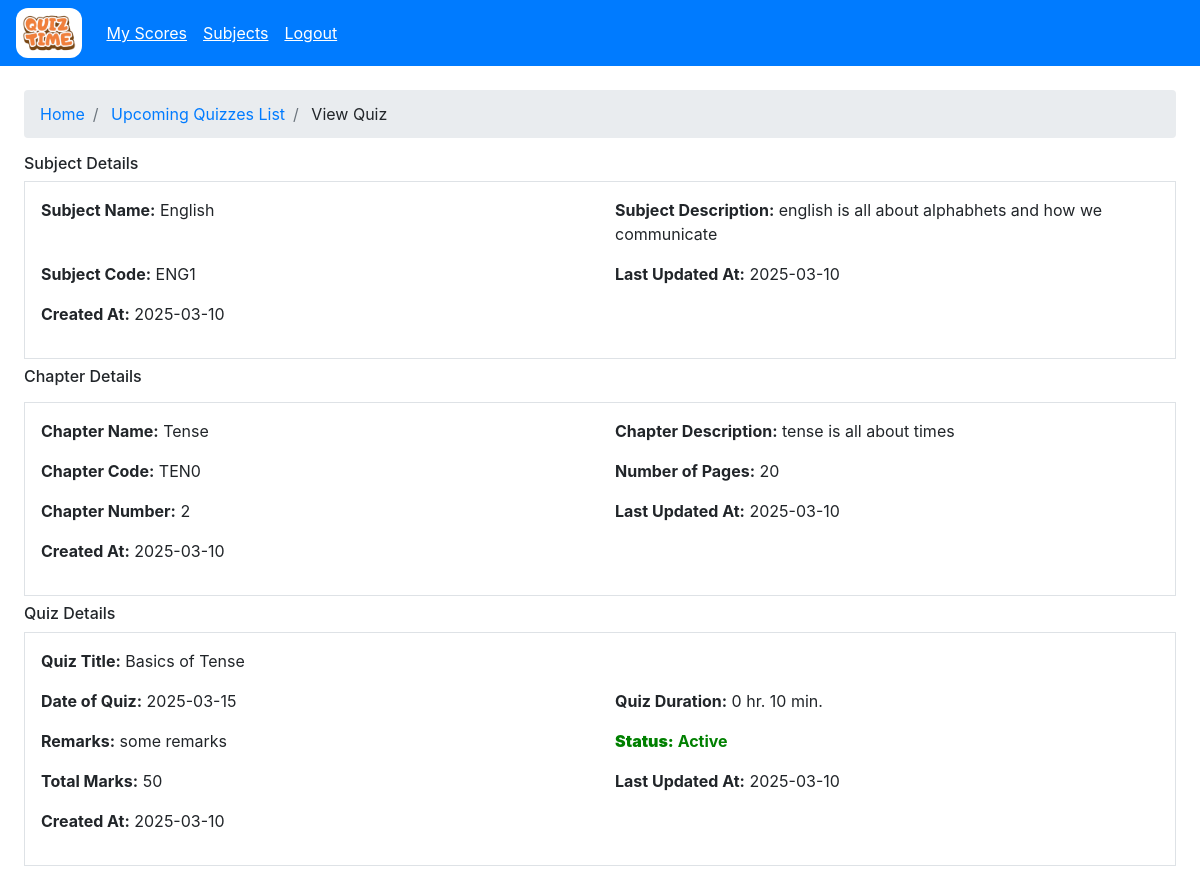
The app's page /user/quiz/view?quiz_id=a4ada4cf-004a-4568-967a-09598d17f7fe (signed in) with its own data.
### models/model.py (models this page shows)
class Subject(db.Model):
    __tablename__='subjects'
    id=db.Column(db.VARCHAR(100), primary_key=True)
    name=db.Column(db.VARCHAR(100), nullable=False)
    description=db.Column(db.VARCHAR(100), nullable=False)
    created_at=db.Column(db.TIMESTAMP, nullable=False)
    updated_at=db.Column(db.TIMESTAMP, nullable=False)
    code=db.Column(db.VARCHAR(100), nullable=False)

class Chapter(db.Model):
    __tablename__='chapters'
    id=db.Column(db.VARCHAR(100), primary_key=True)
    name=db.Column(db.VARCHAR(100), nullable=False)
    description=db.Column(db.VARCHAR(100), nullable=False)
    subject_id=db.Column(db.VARCHAR(100), db.ForeignKey('subjects.id'), nullable=False)
    created_at = db.Column(db.TIMESTAMP, nullable=False)
    updated_at = db.Column(db.TIMESTAMP, nullable=False)
    chapter_number=db.Column(db.Integer, nullable=False)
    code=db.Column(db.VARCHAR(100), nullable=False)
    pages=db.Column(db.Integer, nullable=False)

class Quiz(db.Model):
    __tablename__='quiz'
    id=db.Column(db.VARCHAR(100), primary_key=True)
    quiz_title=db.Column(db.VARCHAR(100), nullable=False)
    chapter_id=db.Column(db.VARCHAR(100), db.ForeignKey('chapters.id'), nullable=False)
    date_of_quiz=db.Column(db.DATE, nullable=False)
    time_duration_hr=db.Column(db.Integer, nullable=False)
    time_duration_min=db.Column(db.Integer, nullable=False)
    remarks=db.Column(db.VARCHAR(100), nullable=False)
    created_at=db.Column(db.TIMESTAMP, nullable=False)
    updated_at=db.Column(db.TIMESTAMP, nullable=False)
    is_active=db.Column(db.Boolean, default=True, nullable=False)
    total_marks=db.Column(db.Integer, nullable=False)

### controllers/users/user.py (the view)
@user.route("/quiz/view")
@login_required
@swag_from({
    'tags': ['User'],
    'summary': 'View Quiz',
    'description': 'View Quiz',
    'parameters': [
        {
            "in": "query",
            "name": "quiz_id",
            "required": True,
            "type": "string",
            "description": "The id of the quiz",
        }
    ],
    'responses': {
        200: {
            'description': 'View Quiz',
            'content': {
                'application/json': {
                    'example': {
                        "quiz": {
                            "id": "1",
                            "name": "Quiz 1",
                            "chapter_id": "1",
                            "total_marks": 10,
                            "date_of_quiz": "2021-08-01",
                            "is_active": True,
                            "created_at": "2021-08-01 10:00:00",
                            "updated_at": "2021-08-01 10:00:00"
                        },
                        "chap": {
                            "id": "1",
                            "name": "Chapter 1",
                            "subject_id": "1",
                            "created_at": "2021-08-01 10:00:00",
                            "updated_at": "2021-08-01 10:00:00"
                        },
                        "sub": {
                            "id": "1",
                            "name": "Subject 1",
                            "created_at": "2021-08-01 10:00:00",
                            "updated_at": "2021-08-01 10:00:00"
                        }
                    }
                }
            }
        },
        302: {
            'description': 'Redirect to login page',
            'content': {
                'application/json': {
                    'example': {
                        "message": "Quiz not found",
                        "type": "danger",
                        "url": "/user/user_quizzes?skip=0&take=25"
                    }
                }
            }
        }
    }
})
@role_required("user")
def view_quiz():
    try:
        quiz_id = request.args.get("quiz_id", "")
        if not quiz_id:
            raise ValueError("quiz_id is required")
        quiz = Quiz.query.filter_by(id=quiz_id).first()
        if not quiz:
            return flash_and_redirect("Quiz not found", "danger", url_for("user.user_quizzes",skip=0,take=25))
        chap = Chapter.query.filter_by(id=quiz.chapter_id).first()
        sub = Subject.query.filter_by(id=chap.subject_id).first() if chap else None
        return render_template("user/view_quiz.html", quiz=quiz, chap=chap, sub=sub)
    except Exception as e:
        return flash_and_redirect(str(e), "danger", url_for("user.user_quizzes",skip=0,take=25))

### app.py (called while the page is built)
    @login_manager.user_loader
    def load_user(user_id):
        return User.query.get(user_id)

### controllers/decorator.py (called while the page is built)
def role_required(role):
    def decorator(func):
        @wraps(func)
        def wrapper(*args, **kwargs):
            if not current_user.is_authenticated:
                return redirect(url_for("auth.login_post"))
            if current_user.user_type != role and session.get("user_type") != role:
                if current_user.user_type == "admin":
                    return redirect(url_for("admin.admin_home"))
                return redirect(url_for("user.user_home"))
            return func(*args, **kwargs)
        return wrapper
    return decorator

### templates/user/view_quiz.html
{% extends "base.html" %} {% block title %}User Page{% endblock %} {% block
content %} {% include "user/user_wrapper.html" %}
<section class="min-vh-100 p-4">
  <nav aria-label="breadcrumb">
    <ol class="breadcrumb">
      <li class="breadcrumb-item"><a href="/user">Home</a></li>
      <li class="breadcrumb-item">
        <a href="/user/quizzes">Upcoming Quizzes List</a>
      </li>
      <li class="breadcrumb-item">
        <a>View Quiz</a>
      </li>
    </ol>
  </nav>
  <section class="mt-3">
    <h6>Subject Details</h6>
    <div class="border p-3">
      <div class="row">
        <p class="col-12 col-sm-6">
          <strong>Subject Name:</strong> {% if sub %}{{ sub.name }}{% else
          %}N/a{% endif %}
        </p>
        <p class="col-12 col-sm-6">
          <strong>Subject Description:</strong> {% if sub %}{{ sub.description
          }}{% else %}N/a{% endif %}
        </p>
      </div>
      <div class="row">
        <p class="col-12 col-sm-6">
          <strong>Subject Code:</strong> {% if sub %}{{ sub.code }}{% else
          %}N/a{% endif %}
        </p>
        <p class="col-12 col-sm-6">
          <strong>Last Updated At:</strong> {% if sub %}{{ sub.updated_at.strftime('%Y-%m-%d') }}{%
          else %}N/a{% endif %}
        </p>
      </div>
      <div class="row">
        <p class="col-12 col-sm-6">
          <strong>Created At:</strong> {% if sub %}{{ sub.created_at.strftime('%Y-%m-%d') }}{% else
          %}N/a{% endif %}
        </p>
      </div>
    </div>
    <h6 class="mt-2">Chapter Details</h6>
    <div class="border mt-3 p-3">
      <div class="row">
        <p class="col-12 col-sm-6">
          <strong>Chapter Name:</strong> {% if chap %}{{ chap.name }}{% else
          %}N/a{% endif %}
        </p>
        <p class="col-12 col-sm-6">
          <strong>Chapter Description:</strong> {% if chap %}{{ chap.description
          }}{% else %}N/a{% endif %}
        </p>
      </div>
      <div class="row">
        <p class="col-12 col-sm-6">
          <strong>Chapter Code:</strong> {% if chap %}{{ chap.code }}{% else
          %}N/a{% endif %}
        </p>
        <p class="col-12 col-sm-6">
          <strong>Number of Pages:</strong> {% if chap %}{{ chap.pages }}{% else
          %}N/a{% endif %}
        </p>
      </div>
      <div class="row">
        <p class="col-12 col-sm-6">
          <strong>Chapter Number:</strong> {% if chap %}{{ chap.chapter_number
          }}{% else %}N/a{% endif %}
        </p>
        <p class="col-12 col-sm-6">
          <strong>Last Updated At:</strong> {% if chap %}{{ chap.updated_at.strftime('%Y-%m-%d') }}{%
          else %}N/a{% endif %}
        </p>
      </div>
      <div class="row">
        <p class="col-12 col-sm-6">
          <strong>Created At:</strong> {% if chap %}{{ chap.created_at.strftime('%Y-%m-%d') }}{% else
          %}N/a{% endif %}
        </p>
      </div>
    </div>
    <h6 class="mt-2">Quiz Details</h6>
    <div class="border p-3">
      <div class="row">
        <p class="col-12 col-sm-6">
          <strong>Quiz Title:</strong> {% if quiz %}{{ quiz.quiz_title }}{% else
          %}N/a{% endif %}
        </p>
      </div>
      <div class="row">
        <p class="col-12 col-sm-6">
          <strong>Date of Quiz:</strong> {% if quiz %}{{ quiz.date_of_quiz }}{%
          else %}N/a{% endif %}
        </p>
        <p class="col-12 col-sm-6">
          <strong>Quiz Duration:</strong> {% if quiz %}{{ quiz.time_duration_hr
          }} hr. {{ quiz.time_duration_min }} min. {% else %}N/a{% endif %}
        </p>
      </div>
      <div class="row">
        <p class="col-12 col-sm-6">
          <strong>Remarks:</strong> {% if quiz %}{{ quiz.remarks }}{% else
          %}N/a{% endif %}
        </p>
        <p class="col-12 col-sm-6 {{"active" if quiz.is_active else "notactive"}}">
          <strong>Status:</strong> {% if quiz %}{{ "Active" if quiz.is_active
          else "Not-Active" }}{% else %}N/a{% endif %}
        </p>
      </div>
      <div class="row">
        <p class="col-12 col-sm-6">
          <strong>Total Marks:</strong> {% if quiz %}{{ quiz.total_marks }}{%
          else %}N/a{% endif %}
        </p>
        <p class="col-12 col-sm-6">
          <strong>Last Updated At:</strong> {% if quiz %}{{ quiz.updated_at.strftime('%Y-%m-%d') }}{%
          else %}N/a{% endif %}
        </p>
      </div>
      <div class="row">
        <p class="col-12 col-sm-6">
          <strong>Created At:</strong> {% if quiz %}{{ quiz.created_at.strftime('%Y-%m-%d') }}{% else
          %}N/a{% endif %}
        </p>
      </div>
    </div>
  </section>
</section>
{% endblock %}

### static/css/style.css (style rules this page uses)
.active { color: green; font-weight: bold; }

### records on screen
Subject: name "English", description "english is all about alphabhets and how we communicate", code "ENG1", updated_at "2025-03-10", created_at "2025-03-10"
Chapter: name "Tense", description "tense is all about times", code "TEN0", pages "20", chapter_number "2", updated_at "2025-03-10", created_at "2025-03-10"
Quiz: quiz_title "Basics of Tense", date_of_quiz "2025-03-15", time_duration_hr "0", time_duration_min "10", remarks "some remarks", is_active "Active", total_marks "50", updated_at "2025-03-10", created_at "2025-03-10"
